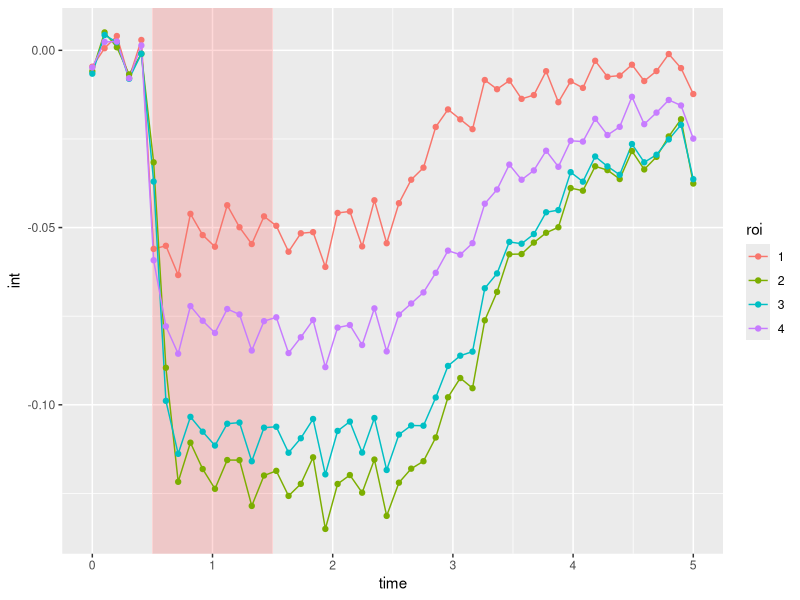
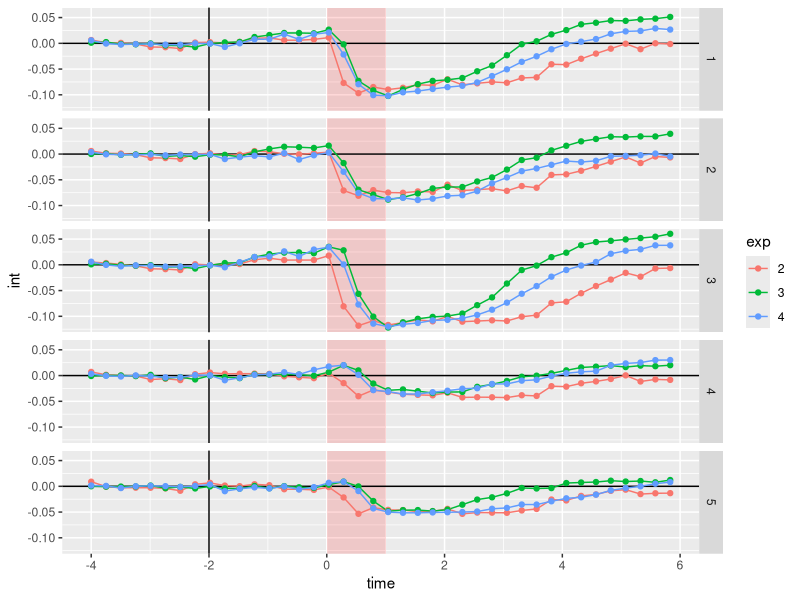
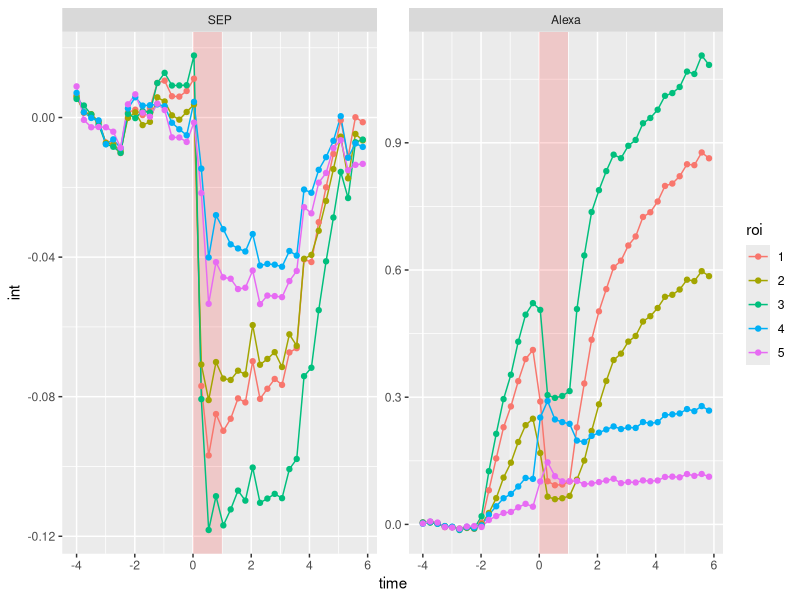

These charts were generated, in order, by the following R code:
# SEP calibraion results analysis
# Copyright © 2024 Borys Olifirov

require(dplyr)
require(tidyr)
require(purrr)
require(rstatix)
require(ggplot2)
require(ggpubr)
require(cowplot)
require(ggsci)

setwd('/home/wisstock/bio/note/projects/PhD/6_2021_NMDAR_plasticity/exp/2024_02_18_SEP_calibration')

##### 01.31 #####
df.speed <- read.csv('24_01_31_02_ch0_lab_prof_dF.csv') %>%
  select(-X) %>%
  mutate(roi = as.factor(roi))

ggplot(data = df.speed,
       aes(x = time, y = int, color = roi)) +
  annotate('rect', xmin = 0.5, xmax = 1.5, ymin = -Inf, ymax = Inf,
           alpha = 0.15, fill = 'red') +
  geom_line() +
  geom_point()

##### 02.16 #####
df.01 <- read.csv('24_02_16_01_ch0_lab_prof_dF.csv') %>%
  select(-X) %>%
  mutate(id = as.factor('01'), ch = as.factor('SEP'), exp = as.factor(1),
         ΔH = 11, Δh = -4, roi = as.factor(roi))
df.02 <- read.csv('24_02_16_02_ch0_lab_prof_dF.csv') %>%
  select(-X) %>%
  mutate(id = as.factor('02'), ch = as.factor('Alexa'), exp = as.factor(1),
         ΔH = 11, Δh = -4, roi = as.factor(roi))

df.03 <- read.csv('24_02_16_03_ch0_lab_prof_dF.csv') %>%
  select(-X) %>%
  mutate(id = as.factor('03'), ch = as.factor('SEP'), exp = as.factor(2),
         ΔH = 11, Δh = -4, roi = as.factor(roi))
df.04 <- read.csv('24_02_16_04_ch0_lab_prof_dF.csv') %>%
  select(-X) %>%
  mutate(id = as.factor('04'), ch = as.factor('Alexa'), exp = as.factor(2),
         ΔH = 11, Δh = -4, roi = as.factor(roi))

df.05 <- read.csv('24_02_16_05_ch0_lab_prof_dF.csv') %>%
  select(-X) %>%
  mutate(id = as.factor('05'), ch = as.factor('Alexa'), exp = as.factor(3),
         ΔH = 5, Δh = -4, roi = as.factor(roi))
df.06 <- read.csv('24_02_16_06_ch0_lab_prof_dF.csv') %>%
  select(-X) %>%
  mutate(id = as.factor('06'), ch = as.factor('SEP'), exp = as.factor(3),
         ΔH = 5, Δh = -4, roi = as.factor(roi))

df.07 <- read.csv('24_02_16_07_lab_prof_dF.csv') %>%
  select(-X) %>%
  mutate(id = as.factor('07'), ch = as.factor('SEP'), exp = as.factor(4),
         ΔH = 5, Δh = 0, roi = as.factor(roi))
df.08 <- read.csv('24_02_16_08_lab_prof_dF.csv') %>%
  select(-X) %>%
  mutate(id = as.factor('08'), ch = as.factor('Alexa'), exp = as.factor(4),
         ΔH = 5, Δh = 0, roi = as.factor(roi))

df.full <- bind_rows(df.01, df.02, df.03, df.04, df.05, df.06, df.07, df.08)
remove(df.01, df.02, df.03, df.04, df.05, df.06, df.07, df.08)



ggplot(data = df.full %>% filter(time <= 10, exp != '1', ch == 'SEP') %>% group_by(id) %>% mutate(time = time - 4.0),
       aes(x = time, y = int, color = exp)) +
  annotate('rect', xmin = 0, xmax = 1, ymin = -Inf, ymax = Inf,
           alpha = 0.15, fill = 'red') +
  annotate('segment', x = -2, xend = -2, y = -Inf, yend = Inf,
           colour = 'black') +
  geom_hline(yintercept = 0) +
  geom_line() +
  geom_point() +
  facet_wrap(facets = vars(roi), nrow = 5, strip.position = 'right')


ggplot(data = df.full %>% filter(time <= 10, exp == '2') %>% group_by(id) %>% mutate(time = time - 4.0),
       aes(x = time, y = int, color = roi)) +
  annotate('rect', xmin = 0, xmax = 1, ymin = -Inf, ymax = Inf,
           alpha = 0.15, fill = 'red') +
  geom_line() +
  geom_point() +
  facet_wrap(facets = vars(ch), scales = 'free_y')
